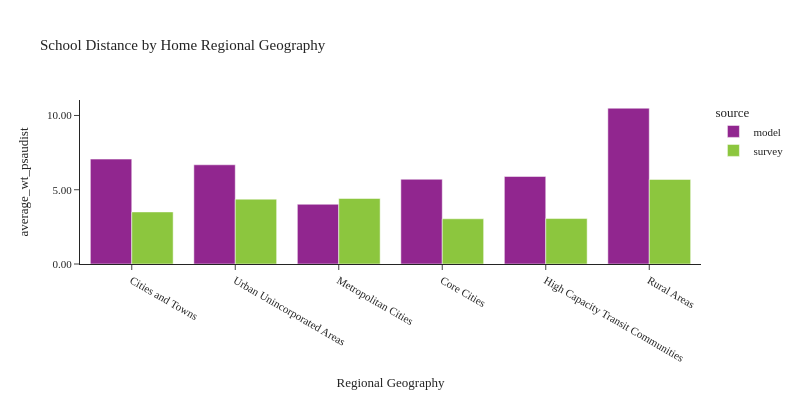

Notebook code for this chart:
### Code cell
plot_school_location(df_students, 'rg_proposed_home', 'Home Regional Geography', 'Regional Geography')

### Figure 1 — Plotly figure (JSON) as saved in the notebook; plotly's stock layout.template omitted (floating-point values rounded to 4 significant figures)
{"data": [{"alignmentgroup": "True", "customdata": [[97807], [45825], [261343], [224958], [222364], [120820]], "hovertemplate": "source=model<br>rg_proposed_home=%{x}<br>average_wt_psaudist=%{y}<br>sample count=%{customdata[0]}<extra></extra>", "legendgroup": "model", "marker": {"color": "#91268F", "pattern": {"shape": ""}}, "name": "model", "offsetgroup": "model", "orientation": "v", "showlegend": true, "textposition": "auto", "type": "bar", "x": ["Cities and Towns", "Urban Unincorporated Areas", "Metropolitan Cities", "Core Cities", "High Capacity Transit Communities", "Rural Areas"], "xaxis": "x", "y": [7.062, 6.68, 4.023, 5.706, 5.895, 10.49], "yaxis": "y"}, {"alignmentgroup": "True", "customdata": [[87], [163], [21], [247], [206], [173]], "hovertemplate": "source=survey<br>rg_proposed_home=%{x}<br>average_wt_psaudist=%{y}<br>sample count=%{customdata[0]}<extra></extra>", "legendgroup": "survey", "marker": {"color": "#8CC63E", "pattern": {"shape": ""}}, "name": "survey", "offsetgroup": "survey", "orientation": "v", "showlegend": true, "textposition": "auto", "type": "bar", "x": ["Cities and Towns", "Rural Areas", "Urban Unincorporated Areas", "Metropolitan Cities", "High Capacity Transit Communities", "Core Cities"], "xaxis": "x", "y": [3.506, 5.694, 4.365, 4.411, 3.059, 3.045], "yaxis": "y"}], "layout": {"barmode": "group", "font": {"size": 11}, "height": 400, "legend": {"title": {"text": "source"}, "tracegroupgap": 0}, "title": {"text": "School Distance by Home Regional Geography"}, "width": 800, "xaxis": {"anchor": "y", "domain": [0.0, 1.0], "title": {"text": "Regional Geography"}}, "yaxis": {"anchor": "x", "domain": [0.0, 1.0], "tickformat": ".2f", "title": {"text": "average_wt_psaudist"}}}}
